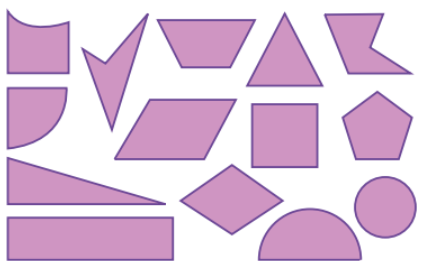
#> input picture images/convexas.png, 435 x 261 px, found by its file name
$ python prueba5.py
#> lines starting #> are read from the running program, lines starting #| are printed output that depends on the picture; after the words box and inside, x2 and y2 are one past the last pixel; in counts of white or black regions, pixels touching at a corner belong together
import cv2
import numpy as np

# Extract all the contours from the image
def get_all_contours(img):
    ref_gray = cv2.cvtColor(img, cv2.COLOR_BGR2GRAY)
    ret, thresh = cv2.threshold(ref_gray, 127, 255, 0)
    contours, hierarchy = cv2.findContours(thresh.copy(), cv2.RETR_LIST, cv2.CHAIN_APPROX_SIMPLE)
    return contours

if __name__ == '__main__':
    # Cargar la imagen directamente
    img = cv2.imread('./images/convexas.png')  # Cambia esto al nombre de tu imagen
#> img is the input picture: shape (261, 435, 3); mean B, G, R 222.8, 198.9, 225.3

    # Verificar si la imagen se cargó correctamente
    if img is None:
        print("Error: No se pudo cargar la imagen.")
        exit(1)

    # Redimensionar la imagen
    img = cv2.resize(img, (640, 480), interpolation=cv2.INTER_AREA)
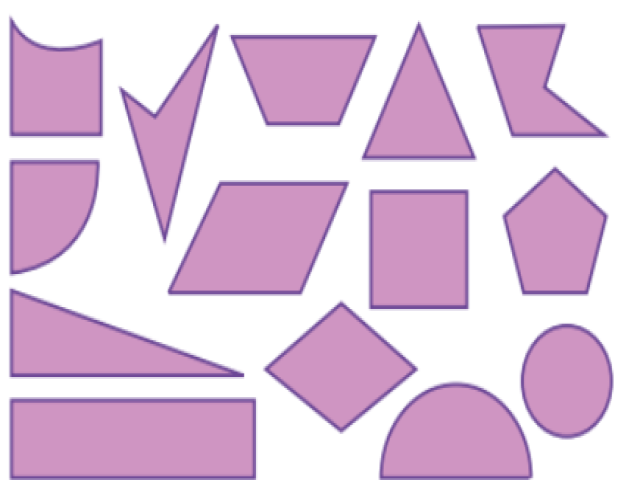
#> img: shape (480, 640, 3); mean B, G, R 222.8, 198.9, 225.3

    # Iterate over the extracted contours
    for contour in get_all_contours(img):
        # Extract convex hull from the contour
#> in get_all_contours, `ref_gray = cv2.cvtColor(img, cv2.COLOR_BGR2GRAY)`:
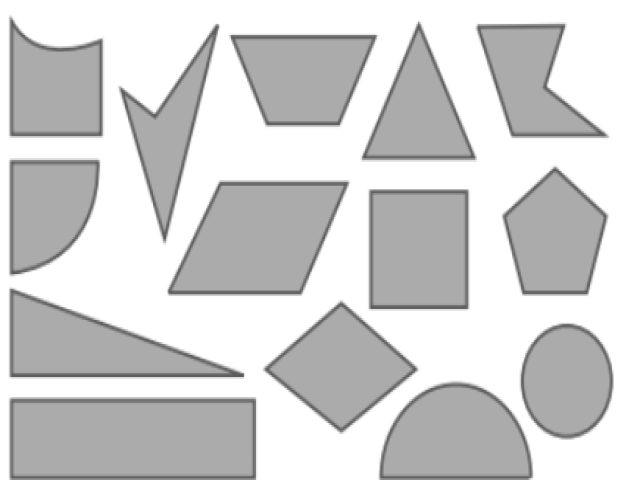
#> ref_gray: shape (480, 640); min 91, max 255, mean 209.3
#> in get_all_contours, `ret, thresh = cv2.threshold(ref_gray, 127, 255, 0)`:
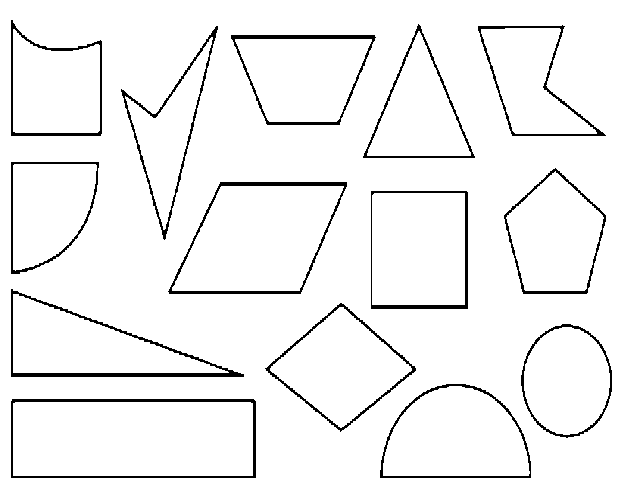
#> thresh: shape (480, 640); 95.1% white; 14 black regions
#> in get_all_contours, `contours, hierarchy = cv2.findContours(thresh.copy(), cv2.RETR_LIST, c..`: contours = 29 contours; largest, box (x1, y1, x2, y2) and area: (0, 0, 640, 480) 306081, (10, 398, 257, 479) 19672, (13, 402, 253, 476) 17444, (167, 181, 348, 295) 14889, (172, 186, 344, 291) 12992
        hull = cv2.convexHull(contour, returnPoints=False)

        # Extract convexity defects from the above hull
        defects = cv2.convexityDefects(contour, hull)

        if defects is None:
            continue

        # Draw lines and circles to show the defects
        for i in range(defects.shape[0]):
            start_defect, end_defect, far_defect, _ = defects[i, 0]
            start = tuple(contour[start_defect][0])
            end = tuple(contour[end_defect][0])
            far = tuple(contour[far_defect][0])
            cv2.circle(img, far, 5, [128, 0, 0], -1)
            cv2.drawContours(img, [contour], -1, color=(0, 0, 0), thickness=3)
#> this loop made 29 passes
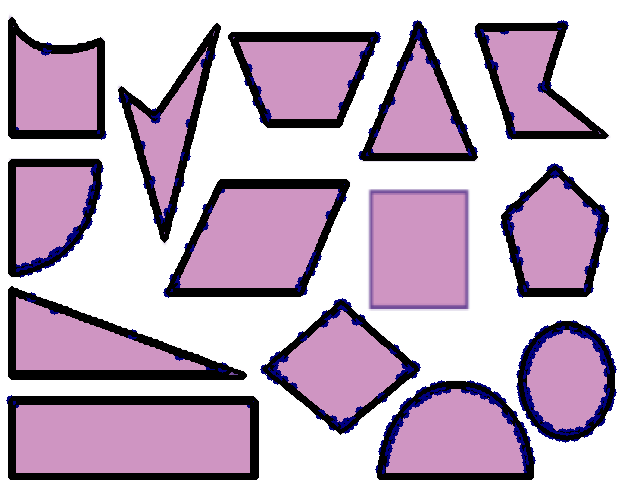
#> img: shape (480, 640, 3); 16.41% of pixels changed, all inside (x1, y1, x2, y2) = (6, 17, 617, 480)

    cv2.imshow('Convexity defects', img)
    cv2.waitKey(0)
    cv2.destroyAllWindows()

$ run again, with images/formas.png copied over images/convexas.png
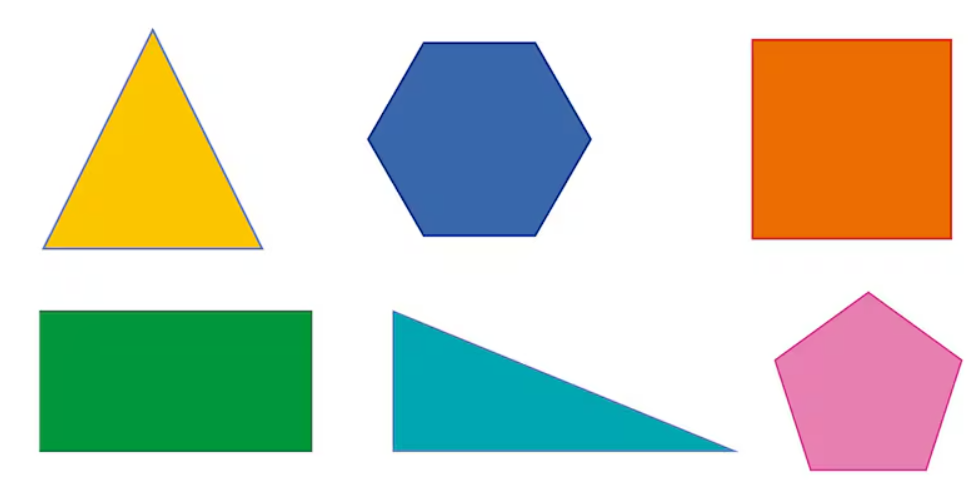
#> input picture images/formas.png, 968 x 482 px, found by its file name
#> img is the input picture: shape (482, 968, 3); mean B, G, R 189.9, 207.4, 202.7
#> in get_all_contours, `ret, thresh = cv2.threshold(ref_gray, 127, 255, 0)`:
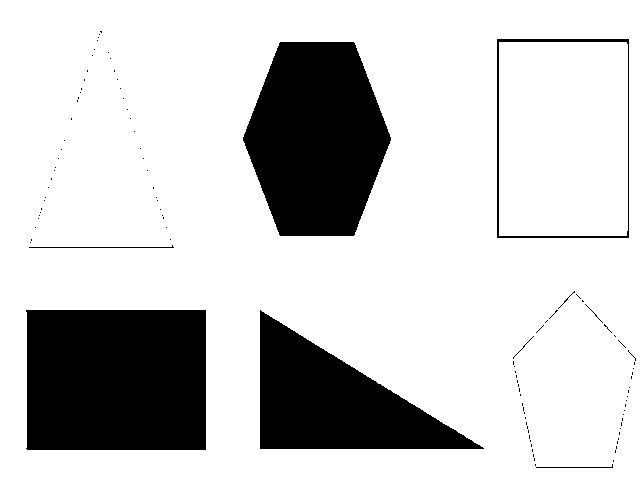
#> thresh: shape (480, 640); 79.1% white; 109 black regions (100 under 20 px)
#> contours = 197 contours, 189 with area under 20; largest, box (x1, y1, x2, y2) and area: (0, 0, 640, 480) 306081, (496, 38, 630, 239) 26598, (25, 309, 207, 451) 25382, (499, 42, 628, 236) 24698, (242, 41, 392, 237) 21871, (259, 309, 485, 450) 15916, (28, 244, 175, 249) 293, (535, 463, 614, 469) 160
#> the loop `for contour in get_all_contours(img):` made 197 passes
#> hull on passes 2 to 4: [0, 1, 2, 3, 4, 5], [0, 1, 2, 3, 4, 5], [0, 1, 2, 3, 4, 5]
#> after the loop `for contour in get_all_contours(img):`:
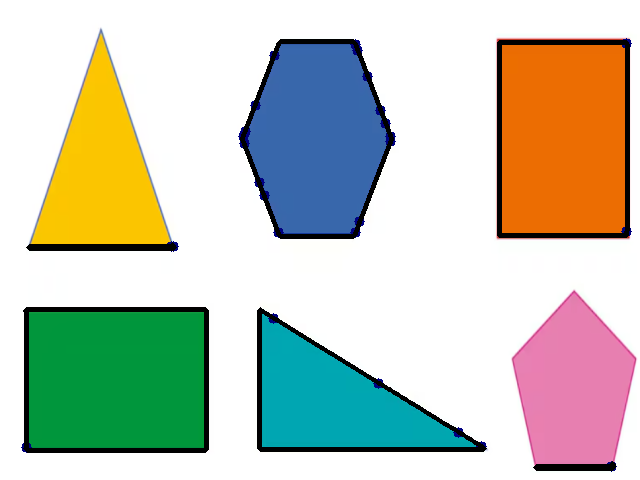
#> img: shape (480, 640, 3); mean B, G, R 183.3, 199.9, 194.9
